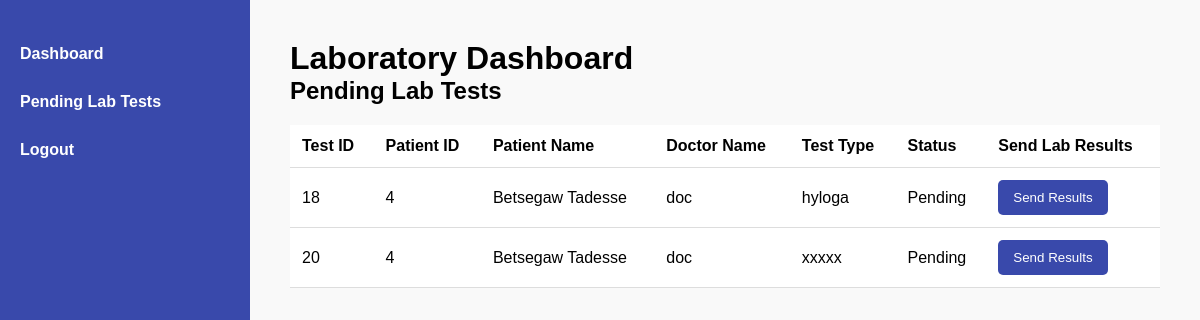
The app's page /laboratory_dashboard.php with its own data.
### tables this page shows
CREATE TABLE `laboratory_test` (
  `id` int(11) NOT NULL,
  `patient_id` int(11) DEFAULT NULL,
  `user_id` int(11) DEFAULT NULL,
  `patient_name` varchar(255) DEFAULT NULL,
  `doctor_name` varchar(255) DEFAULT NULL,
  `test_type` varchar(255) DEFAULT NULL,
  `status` varchar(50) DEFAULT NULL,
  `created_at` timestamp NOT NULL DEFAULT current_timestamp(),
  `payment_status` enum('Paid','Pending','Unpaid') NOT NULL DEFAULT 'Pending',
  `price` decimal(10,2) DEFAULT NULL
);

### laboratory_dashboard.php (the view, shortened to what this page needs)
<?php
$servername = "localhost";
$username = "root";
$password = "";
$dbname = "hms_db";
$conn = new mysqli($servername, $username, $password, $dbname);
$sql = "SELECT id, patient_id, patient_name, doctor_name, test_type, status
        FROM laboratory_test
        WHERE status = 'Pending'";
$result = $conn->query($sql);
?>
<!DOCTYPE html>
<html lang="en">
<head>
</head>
<body>
<div class="sidebar">
    <ul>
        <li><a href="#">Dashboard</a></li>
        <li><a href="#">Pending Lab Tests</a></li>
        <li><a href="#">Logout</a></li>
    </ul>
</div>
<div class="main-content">
    <h1>Laboratory Dashboard</h1>
    <h2>Pending Lab Tests</h2>
    <table>
        <thead>
            <tr>
                <th>Test ID</th>
                <th>Patient ID</th>
                <th>Patient Name</th>
                <th>Doctor Name</th>
                <th>Test Type</th>
                <th>Status</th>
                <th>Send Lab Results</th>
            </tr>
        </thead>
        <tbody>
            <?php while ($row = $result->fetch_assoc()) { ?>
                <tr>
                    <td><?php echo $row['id']; ?></td>
                    <td><?php echo $row['patient_id']; ?></td>
                    <td><?php echo $row['patient_name']; ?></td>
                    <td><?php echo $row['doctor_name']; ?></td>
                    <td><?php echo $row['test_type']; ?></td>
                    <td><?php echo $row['status']; ?></td>
                    <td>
                        <button onclick="openResultModal('<?php echo $row['id']; ?>', '<?php echo $row['patient_id']; ?>', '<?php echo $row['patient_name']; ?>', '<?php echo $row['doctor_name']; ?>', '<?php echo $row['test_type']; ?>')">Send Results</button>
                    </td>
                </tr>
            <?php } ?>
        </tbody>
    </table>
</div>
</body>
</html>

### laboratory_dashboard.php (style rules this page uses)
* { margin: 0; padding: 0; box-sizing: border-box; }
body { font-family: 'Arial', sans-serif; background-color: #f9f9f9; display: flex; height: 100vh; }
.sidebar { width: 250px; background-color: #3949ab; color: white; position: fixed; height: 100%; padding-top: 30px; }
.sidebar ul { list-style: none; }
.sidebar ul li { padding: 15px 20px; }
.sidebar ul li a { text-decoration: none; color: white; font-size: 16px; display: block; font-weight: bold; }
.main-content { margin-left: 250px; padding: 40px; width: calc(100% - 250px); }
table { width: 100%; border-collapse: collapse; margin-top: 20px; background-color: white; }
th, td { padding: 12px; text-align: left; border-bottom: 1px solid #ddd; }
button { padding: 10px 15px; background-color: #3949ab; color: white; border: none; cursor: pointer; border-radius: 5px; }

### records on screen
laboratory_test: id "18", patient "4", patient_name "Betsegaw Tadesse", doctor_name "doc", test_type "hyloga", status "Pending"
laboratory_test: id "20", patient "4", patient_name "Betsegaw Tadesse", doctor_name "doc", test_type "xxxxx", status "Pending"
